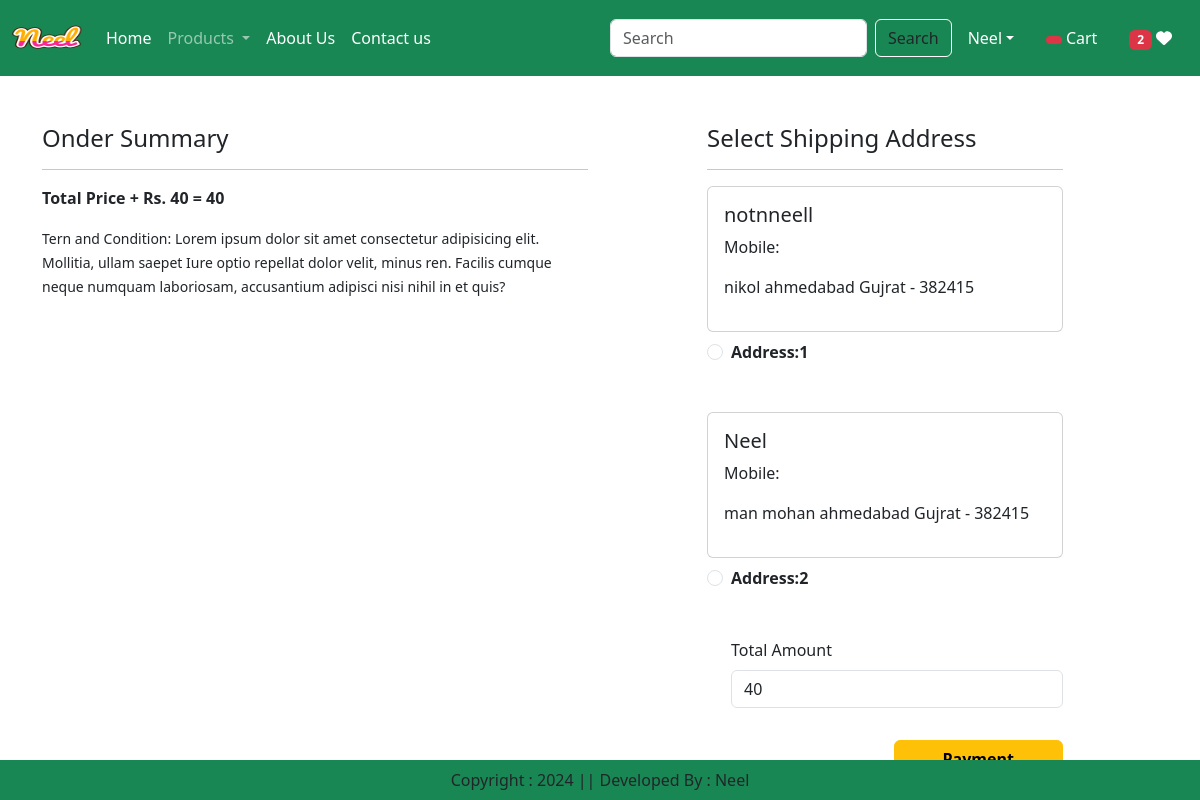
Screenshot of /checkout/ (signed in) with the database file from the repository.
### app/models.py (models this page shows, shortened)
class Customer(models.Model):
    user = models.ForeignKey(User,on_delete=models.CASCADE)
    name = models.CharField(max_length=200)
    locality = models.CharField(max_length=200)
    city = models.CharField(max_length=50)
    mobile = models.IntegerField(default=0)
    zipcode = models.IntegerField()
    state = models.CharField(choices=STATE_CHOICES,max_length=100)

### app/views.py (the view, shortened to what this page needs)
# urls.py: path('checkout/', views.checkout.as_view(), name='checkout'),
class checkout(View):
    def get(self,request):
        totalitem = 0
        wishitem = 0
        if request.user.is_authenticated:
            totalitem = len(Cart.objects.filter(user=request.user))
            wishitem = len(Wishlist.objects.filter(user=request.user))
        user = request.user
        add=Customer.objects.filter(user=user)
        cart_items = Cart.objects.filter(user=user)
        famount=0
        for p in cart_items:
            value = p.quantity * p.product.discounted_price
            famount = famount + value
        totalamount = famount + 40
        razoramount = int(totalamount*100)
        client = razorpay.Client(auth=(settings.RAZORPAY_KEY_ID, settings.RAZORPAY_KEY_SECRET))
        data =  ({'amount':razoramount, 'currency':'INR', 'receipt': 'order_rcptid_12'})
        payment_response = client.order.create(data=data)
        print(payment_response)
        order_id = payment_response['id']
        order_status = payment_response['status']
        return render(request, 'app/checkout.html',locals())

### app/templates/app/checkout.html (shortened to what this page needs)
{% extends 'app/base.html' %}
{% load static %}
{% block main-content %}
<div class="container">
    <div class="row mt-5">
        <div class="col-sm-6">
            <h4>Onder Summary</h4>
            <hr>
            <p class="fw-bold">Total Price + Rs. 40 = {{totalamount}}</p>
            <small>Tern and Condition: Lorem ipsum dolor sit amet consectetur adipisicing elit. Mollitia, ullam saepet
                Iure optio repellat dolor velit, minus ren. Facilis cumque neque numquam laboriosam, accusantium
                adipisci nisi nihil in et quis?</small>
        </div>
        <div class="col-sm-4 offset-sm-1">
            <h4>Select Shipping Address</h4>
            <hr>
            <form method="post" id="myform">
                {%for ad in add %}
                <div class="card">
                    <div class="card-body">
                        <h5>{{ad.name}}</h5>
                        <p>Mobile:{{ad.address}}</p>
                        <p>{{ad.locality}} {{ad.city}} {{ad.state}} - {{ad.zipcode}}</p>
                    </div>
                </div>
                <div class="form-check mt-2 mb-5">
                    <input class="form-check-input" type="radio" name="custid" id="custadd{{forloop.counter}}" value="{{ad.id}}">
                    <label class="form-check-label fw-bold" for="custadd{{forloop.counter}}">
                        Address:{{forloop.counter}} </label>
                </div>
                {% endfor %}
                <div class="form-check mb-3">
                    <label for="totamount" class="form-label">Total Amount</label>
                    <input type="number" class="form-control" name="totamount" value={{totalamount}} readonly>
                </div>
                <div class="text-end">
                     <button id="rzp-button1" type="submit" class="btn btn-warning mt-3 px-5 fw-bold">Payment</button>
                </div>
            </form>
        </div>
    </div>
</div>
{% endblock main-content %}

### rows the page displays
Customer: name "notnneell", locality "nikol", city "ahmedabad", state "Gujrat", zipcode "382415"
Customer: name "Neel", locality "man mohan", city "ahmedabad", state "Gujrat", zipcode "382415"

### other values shown
{{ wishitem }} "2"
{{ totalamount }} "40"
